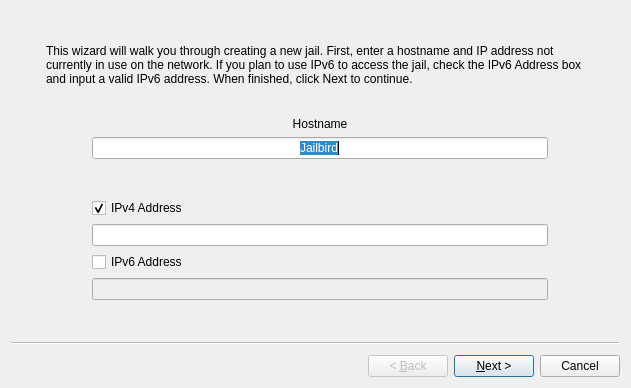
<?xml version="1.0" encoding="UTF-8"?>
<ui version="4.0">
 <class>wizardNewJail</class>
 <widget class="QWizard" name="wizardNewJail">
  <property name="geometry">
   <rect>
    <x>0</x>
    <y>0</y>
    <width>631</width>
    <height>388</height>
   </rect>
  </property>
  <property name="windowTitle">
   <string>New Jail Wizard</string>
  </property>
  <widget class="QWizardPage" name="Page_IP">
   <layout class="QGridLayout" name="gridLayout_2">
    <item row="0" column="0" rowspan="4">
     <layout class="QVBoxLayout" name="verticalLayout_3">
      <item>
       <widget class="QLabel" name="label_2">
        <property name="sizePolicy">
         <sizepolicy hsizetype="Fixed" vsizetype="Fixed">
          <horstretch>0</horstretch>
          <verstretch>0</verstretch>
         </sizepolicy>
        </property>
        <property name="maximumSize">
         <size>
          <width>55</width>
          <height>55</height>
         </size>
        </property>
        <property name="text">
         <string/>
        </property>
        <property name="pixmap">
         <pixmap resource="warden.qrc">:/cell.png</pixmap>
        </property>
        <property name="scaledContents">
         <bool>true</bool>
        </property>
        <property name="alignment">
         <set>Qt::AlignCenter</set>
        </property>
       </widget>
      </item>
      <item>
       <spacer name="verticalSpacer_10">
        <property name="orientation">
         <enum>Qt::Vertical</enum>
        </property>
        <property name="sizeHint" stdset="0">
         <size>
          <width>20</width>
          <height>40</height>
         </size>
        </property>
       </spacer>
      </item>
     </layout>
    </item>
    <item row="0" column="1" colspan="2">
     <spacer name="verticalSpacer">
      <property name="orientation">
       <enum>Qt::Vertical</enum>
      </property>
      <property name="sizeType">
       <enum>QSizePolicy::Fixed</enum>
      </property>
      <property name="sizeHint" stdset="0">
       <size>
        <width>387</width>
        <height>18</height>
       </size>
      </property>
     </spacer>
    </item>
    <item row="1" column="1" colspan="3">
     <widget class="QLabel" name="label">
      <property name="sizePolicy">
       <sizepolicy hsizetype="MinimumExpanding" vsizetype="Preferred">
        <horstretch>0</horstretch>
        <verstretch>0</verstretch>
       </sizepolicy>
      </property>
      <property name="text">
       <string>This wizard will walk you through creating a new jail. First, enter a hostname and IP address not currently in use on the network. If you plan to use IPv6 to access the jail, check the IPv6 Address box and input a valid IPv6 address. When finished, click Next to continue.</string>
      </property>
      <property name="alignment">
       <set>Qt::AlignLeading|Qt::AlignLeft|Qt::AlignTop</set>
      </property>
      <property name="wordWrap">
       <bool>true</bool>
      </property>
     </widget>
    </item>
    <item row="1" column="4" rowspan="3">
     <spacer name="horizontalSpacer_2">
      <property name="orientation">
       <enum>Qt::Horizontal</enum>
      </property>
      <property name="sizeType">
       <enum>QSizePolicy::Fixed</enum>
      </property>
      <property name="sizeHint" stdset="0">
       <size>
        <width>17</width>
        <height>256</height>
       </size>
      </property>
     </spacer>
    </item>
    <item row="2" column="1" colspan="3">
     <spacer name="verticalSpacer_3">
      <property name="orientation">
       <enum>Qt::Vertical</enum>
      </property>
      <property name="sizeType">
       <enum>QSizePolicy::Fixed</enum>
      </property>
      <property name="sizeHint" stdset="0">
       <size>
        <width>418</width>
        <height>25</height>
       </size>
      </property>
     </spacer>
    </item>
    <item row="3" column="1">
     <spacer name="horizontalSpacer">
      <property name="orientation">
       <enum>Qt::Horizontal</enum>
      </property>
      <property name="sizeType">
       <enum>QSizePolicy::Minimum</enum>
      </property>
      <property name="sizeHint" stdset="0">
       <size>
        <width>40</width>
        <height>58</height>
       </size>
      </property>
     </spacer>
    </item>
    <item row="3" column="2">
     <layout class="QGridLayout" name="gridLayout">
      <item row="0" column="0">
       <widget class="QLabel" name="textLabel1_2">
        <property name="text">
         <string>Hostname</string>
        </property>
        <property name="alignment">
         <set>Qt::AlignCenter</set>
        </property>
        <property name="wordWrap">
         <bool>false</bool>
        </property>
       </widget>
      </item>
      <item row="1" column="0">
       <widget class="QLineEdit" name="lineHost">
        <property name="text">
         <string>Jailbird</string>
        </property>
        <property name="alignment">
         <set>Qt::AlignHCenter</set>
        </property>
       </widget>
      </item>
      <item row="5" column="0">
       <widget class="QCheckBox" name="checkIPv6">
        <property name="text">
         <string>IPv6 Address</string>
        </property>
       </widget>
      </item>
      <item row="4" column="0">
       <widget class="QLineEdit" name="lineIP">
        <property name="enabled">
         <bool>true</bool>
        </property>
        <property name="inputMask">
         <string notr="true"/>
        </property>
        <property name="alignment">
         <set>Qt::AlignHCenter</set>
        </property>
       </widget>
      </item>
      <item row="3" column="0">
       <widget class="QCheckBox" name="checkIPv4">
        <property name="text">
         <string>IPv4 Address</string>
        </property>
        <property name="checked">
         <bool>true</bool>
        </property>
       </widget>
      </item>
      <item row="2" column="0">
       <spacer name="verticalSpacer_23">
        <property name="orientation">
         <enum>Qt::Vertical</enum>
        </property>
        <property name="sizeHint" stdset="0">
         <size>
          <width>20</width>
          <height>40</height>
         </size>
        </property>
       </spacer>
      </item>
      <item row="6" column="0">
       <widget class="QLineEdit" name="lineIP6">
        <property name="enabled">
         <bool>false</bool>
        </property>
       </widget>
      </item>
     </layout>
    </item>
    <item row="3" column="3">
     <spacer name="horizontalSpacer_3">
      <property name="orientation">
       <enum>Qt::Horizontal</enum>
      </property>
      <property name="sizeType">
       <enum>QSizePolicy::Minimum</enum>
      </property>
      <property name="sizeHint" stdset="0">
       <size>
        <width>40</width>
        <height>20</height>
       </size>
      </property>
     </spacer>
    </item>
    <item row="4" column="2">
     <spacer name="verticalSpacer_4">
      <property name="orientation">
       <enum>Qt::Vertical</enum>
      </property>
      <property name="sizeHint" stdset="0">
       <size>
        <width>335</width>
        <height>13</height>
       </size>
      </property>
     </spacer>
    </item>
    <item row="5" column="1">
     <widget class="QLabel" name="labelMessage">
      <property name="text">
       <string/>
      </property>
      <property name="alignment">
       <set>Qt::AlignCenter</set>
      </property>
     </widget>
    </item>
    <item row="6" column="1" colspan="3">
     <spacer name="verticalSpacer_2">
      <property name="orientation">
       <enum>Qt::Vertical</enum>
      </property>
      <property name="sizeHint" stdset="0">
       <size>
        <width>387</width>
        <height>22</height>
       </size>
      </property>
     </spacer>
    </item>
   </layout>
  </widget>
  <widget class="QWizardPage" name="Page_Type">
   <layout class="QGridLayout" name="gridLayout_4">
    <item row="0" column="0" rowspan="4">
     <layout class="QVBoxLayout" name="verticalLayout_6">
      <item>
       <widget class="QLabel" name="label_7">
        <property name="sizePolicy">
         <sizepolicy hsizetype="Fixed" vsizetype="Fixed">
          <horstretch>0</horstretch>
          <verstretch>0</verstretch>
         </sizepolicy>
        </property>
        <property name="maximumSize">
         <size>
          <width>55</width>
          <height>55</height>
         </size>
        </property>
        <property name="text">
         <string/>
        </property>
        <property name="pixmap">
         <pixmap resource="warden.qrc">:/cell.png</pixmap>
        </property>
        <property name="scaledContents">
         <bool>true</bool>
        </property>
        <property name="alignment">
         <set>Qt::AlignCenter</set>
        </property>
       </widget>
      </item>
      <item>
       <spacer name="verticalSpacer_14">
        <property name="orientation">
         <enum>Qt::Vertical</enum>
        </property>
        <property name="sizeHint" stdset="0">
         <size>
          <width>20</width>
          <height>40</height>
         </size>
        </property>
       </spacer>
      </item>
     </layout>
    </item>
    <item row="0" column="1">
     <spacer name="verticalSpacer_12">
      <property name="orientation">
       <enum>Qt::Vertical</enum>
      </property>
      <property name="sizeType">
       <enum>QSizePolicy::Fixed</enum>
      </property>
      <property name="sizeHint" stdset="0">
       <size>
        <width>387</width>
        <height>18</height>
       </size>
      </property>
     </spacer>
    </item>
    <item row="1" column="1">
     <widget class="QLabel" name="label_5">
      <property name="sizePolicy">
       <sizepolicy hsizetype="MinimumExpanding" vsizetype="Preferred">
        <horstretch>0</horstretch>
        <verstretch>0</verstretch>
       </sizepolicy>
      </property>
      <property name="text">
       <string>Please select the type of jail you want to create. </string>
      </property>
      <property name="alignment">
       <set>Qt::AlignLeading|Qt::AlignLeft|Qt::AlignTop</set>
      </property>
      <property name="wordWrap">
       <bool>true</bool>
      </property>
     </widget>
    </item>
    <item row="1" column="2" rowspan="3">
     <spacer name="horizontalSpacer_5">
      <property name="orientation">
       <enum>Qt::Horizontal</enum>
      </property>
      <property name="sizeType">
       <enum>QSizePolicy::Fixed</enum>
      </property>
      <property name="sizeHint" stdset="0">
       <size>
        <width>17</width>
        <height>256</height>
       </size>
      </property>
     </spacer>
    </item>
    <item row="2" column="1">
     <spacer name="verticalSpacer_8">
      <property name="orientation">
       <enum>Qt::Vertical</enum>
      </property>
      <property name="sizeType">
       <enum>QSizePolicy::Fixed</enum>
      </property>
      <property name="sizeHint" stdset="0">
       <size>
        <width>418</width>
        <height>25</height>
       </size>
      </property>
     </spacer>
    </item>
    <item row="3" column="1">
     <widget class="QGroupBox" name="groupBox">
      <property name="title">
       <string>Jail Type</string>
      </property>
      <layout class="QGridLayout" name="gridLayout_9">
       <item row="0" column="0">
        <widget class="QRadioButton" name="radioTraditionalJail">
         <property name="text">
          <string>Traditional Jail (Secure, best for services)</string>
         </property>
         <property name="checked">
          <bool>true</bool>
         </property>
        </widget>
       </item>
       <item row="1" column="0">
        <layout class="QGridLayout" name="gridLayout_3">
         <item row="0" column="0">
          <layout class="QHBoxLayout" name="horizontalLayout_2">
           <item>
            <spacer name="horizontalSpacer_10">
             <property name="orientation">
              <enum>Qt::Horizontal</enum>
             </property>
             <property name="sizeType">
              <enum>QSizePolicy::Fixed</enum>
             </property>
             <property name="sizeHint" stdset="0">
              <size>
               <width>20</width>
               <height>20</height>
              </size>
             </property>
            </spacer>
           </item>
           <item>
            <widget class="QCheckBox" name="checkPCBSDUtils">
             <property name="text">
              <string>Install PKGNG and PC-BSD utilities</string>
             </property>
             <property name="checked">
              <bool>true</bool>
             </property>
            </widget>
           </item>
          </layout>
         </item>
         <item row="1" column="0">
          <layout class="QHBoxLayout" name="horizontalLayout_4">
           <item>
            <spacer name="horizontalSpacer_12">
             <property name="orientation">
              <enum>Qt::Horizontal</enum>
             </property>
             <property name="sizeType">
              <enum>QSizePolicy::Fixed</enum>
             </property>
             <property name="sizeHint" stdset="0">
              <size>
               <width>20</width>
               <height>20</height>
              </size>
             </property>
            </spacer>
           </item>
           <item>
            <widget class="QLabel" name="label_9">
             <property name="text">
              <string>Jail Version</string>
             </property>
            </widget>
           </item>
          </layout>
         </item>
         <item row="2" column="0">
          <layout class="QHBoxLayout" name="horizontalLayout_3">
           <item>
            <spacer name="horizontalSpacer_11">
             <property name="orientation">
              <enum>Qt::Horizontal</enum>
             </property>
             <property name="sizeType">
              <enum>QSizePolicy::Fixed</enum>
             </property>
             <property name="sizeHint" stdset="0">
              <size>
               <width>20</width>
               <height>20</height>
              </size>
             </property>
            </spacer>
           </item>
           <item>
            <widget class="QComboBox" name="comboTemplate"/>
           </item>
          </layout>
         </item>
        </layout>
       </item>
       <item row="2" column="0">
        <widget class="QRadioButton" name="radioPortsJail">
         <property name="text">
          <string>Ports Jail (Insecure, allows running X applications)</string>
         </property>
        </widget>
       </item>
       <item row="3" column="0">
        <widget class="QRadioButton" name="radioLinuxJail">
         <property name="text">
          <string>Linux Jail (Run Linux within a jail) - Experimental!</string>
         </property>
        </widget>
       </item>
      </layout>
     </widget>
    </item>
    <item row="4" column="1">
     <spacer name="verticalSpacer_9">
      <property name="orientation">
       <enum>Qt::Vertical</enum>
      </property>
      <property name="sizeHint" stdset="0">
       <size>
        <width>348</width>
        <height>151</height>
       </size>
      </property>
     </spacer>
    </item>
   </layout>
  </widget>
  <widget class="QWizardPage" name="Page_Root">
   <layout class="QGridLayout" name="gridLayout_5">
    <item row="0" column="0" rowspan="5">
     <layout class="QVBoxLayout" name="verticalLayout_4">
      <item>
       <widget class="QLabel" name="label_4">
        <property name="sizePolicy">
         <sizepolicy hsizetype="Fixed" vsizetype="Fixed">
          <horstretch>0</horstretch>
          <verstretch>0</verstretch>
         </sizepolicy>
        </property>
        <property name="maximumSize">
         <size>
          <width>55</width>
          <height>55</height>
         </size>
        </property>
        <property name="text">
         <string/>
        </property>
        <property name="pixmap">
         <pixmap resource="warden.qrc">:/cell.png</pixmap>
        </property>
        <property name="scaledContents">
         <bool>true</bool>
        </property>
        <property name="alignment">
         <set>Qt::AlignCenter</set>
        </property>
       </widget>
      </item>
      <item>
       <spacer name="verticalSpacer_11">
        <property name="orientation">
         <enum>Qt::Vertical</enum>
        </property>
        <property name="sizeHint" stdset="0">
         <size>
          <width>20</width>
          <height>40</height>
         </size>
        </property>
       </spacer>
      </item>
     </layout>
    </item>
    <item row="0" column="1" colspan="3">
     <spacer name="verticalSpacer_7">
      <property name="orientation">
       <enum>Qt::Vertical</enum>
      </property>
      <property name="sizeType">
       <enum>QSizePolicy::Fixed</enum>
      </property>
      <property name="sizeHint" stdset="0">
       <size>
        <width>387</width>
        <height>18</height>
       </size>
      </property>
     </spacer>
    </item>
    <item row="1" column="1" colspan="3">
     <widget class="QLabel" name="label_3">
      <property name="sizePolicy">
       <sizepolicy hsizetype="MinimumExpanding" vsizetype="Preferred">
        <horstretch>0</horstretch>
        <verstretch>0</verstretch>
       </sizepolicy>
      </property>
      <property name="text">
       <string>Next enter the root password for this jail. </string>
      </property>
      <property name="alignment">
       <set>Qt::AlignLeading|Qt::AlignLeft|Qt::AlignTop</set>
      </property>
      <property name="wordWrap">
       <bool>true</bool>
      </property>
     </widget>
    </item>
    <item row="1" column="4" rowspan="4">
     <spacer name="horizontalSpacer_4">
      <property name="orientation">
       <enum>Qt::Horizontal</enum>
      </property>
      <property name="sizeType">
       <enum>QSizePolicy::Fixed</enum>
      </property>
      <property name="sizeHint" stdset="0">
       <size>
        <width>17</width>
        <height>256</height>
       </size>
      </property>
     </spacer>
    </item>
    <item row="2" column="1" colspan="3">
     <spacer name="verticalSpacer_5">
      <property name="orientation">
       <enum>Qt::Vertical</enum>
      </property>
      <property name="sizeType">
       <enum>QSizePolicy::Fixed</enum>
      </property>
      <property name="sizeHint" stdset="0">
       <size>
        <width>418</width>
        <height>25</height>
       </size>
      </property>
     </spacer>
    </item>
    <item row="3" column="1">
     <spacer name="horizontalSpacer_6">
      <property name="orientation">
       <enum>Qt::Horizontal</enum>
      </property>
      <property name="sizeType">
       <enum>QSizePolicy::Minimum</enum>
      </property>
      <property name="sizeHint" stdset="0">
       <size>
        <width>100</width>
        <height>20</height>
       </size>
      </property>
     </spacer>
    </item>
    <item row="3" column="2">
     <layout class="QVBoxLayout" name="verticalLayout_2">
      <item>
       <layout class="QVBoxLayout" name="_3">
        <item>
         <widget class="QLabel" name="textLabel2">
          <property name="text">
           <string>Root Password</string>
          </property>
          <property name="alignment">
           <set>Qt::AlignCenter</set>
          </property>
          <property name="wordWrap">
           <bool>false</bool>
          </property>
         </widget>
        </item>
        <item>
         <widget class="QLineEdit" name="lineRoot">
          <property name="echoMode">
           <enum>QLineEdit::Password</enum>
          </property>
         </widget>
        </item>
       </layout>
      </item>
      <item>
       <spacer name="verticalSpacer_15">
        <property name="orientation">
         <enum>Qt::Vertical</enum>
        </property>
        <property name="sizeHint" stdset="0">
         <size>
          <width>20</width>
          <height>13</height>
         </size>
        </property>
       </spacer>
      </item>
      <item>
       <layout class="QVBoxLayout" name="_5">
        <item>
         <widget class="QLabel" name="textLabel2_2">
          <property name="text">
           <string>Root Password (Confirm)</string>
          </property>
          <property name="alignment">
           <set>Qt::AlignCenter</set>
          </property>
          <property name="wordWrap">
           <bool>false</bool>
          </property>
         </widget>
        </item>
        <item>
         <widget class="QLineEdit" name="lineRoot2">
          <property name="sizePolicy">
           <sizepolicy hsizetype="Expanding" vsizetype="Fixed">
            <horstretch>0</horstretch>
            <verstretch>0</verstretch>
           </sizepolicy>
          </property>
          <property name="echoMode">
           <enum>QLineEdit::Password</enum>
          </property>
         </widget>
        </item>
       </layout>
      </item>
     </layout>
    </item>
    <item row="3" column="3">
     <spacer name="horizontalSpacer_7">
      <property name="orientation">
       <enum>Qt::Horizontal</enum>
      </property>
      <property name="sizeType">
       <enum>QSizePolicy::Minimum</enum>
      </property>
      <property name="sizeHint" stdset="0">
       <size>
        <width>100</width>
        <height>20</height>
       </size>
      </property>
     </spacer>
    </item>
    <item row="4" column="1" colspan="3">
     <spacer name="verticalSpacer_6">
      <property name="orientation">
       <enum>Qt::Vertical</enum>
      </property>
      <property name="sizeHint" stdset="0">
       <size>
        <width>387</width>
        <height>111</height>
       </size>
      </property>
     </spacer>
    </item>
   </layout>
  </widget>
  <widget class="QWizardPage" name="Page_Linux">
   <layout class="QGridLayout" name="gridLayout_8">
    <item row="0" column="0" rowspan="7">
     <layout class="QVBoxLayout" name="verticalLayout_5">
      <item>
       <widget class="QLabel" name="label_6">
        <property name="sizePolicy">
         <sizepolicy hsizetype="Fixed" vsizetype="Fixed">
          <horstretch>0</horstretch>
          <verstretch>0</verstretch>
         </sizepolicy>
        </property>
        <property name="maximumSize">
         <size>
          <width>55</width>
          <height>55</height>
         </size>
        </property>
        <property name="text">
         <string/>
        </property>
        <property name="pixmap">
         <pixmap resource="warden.qrc">:/cell.png</pixmap>
        </property>
        <property name="scaledContents">
         <bool>true</bool>
        </property>
        <property name="alignment">
         <set>Qt::AlignCenter</set>
        </property>
       </widget>
      </item>
      <item>
       <spacer name="verticalSpacer_13">
        <property name="orientation">
         <enum>Qt::Vertical</enum>
        </property>
        <property name="sizeHint" stdset="0">
         <size>
          <width>20</width>
          <height>40</height>
         </size>
        </property>
       </spacer>
      </item>
     </layout>
    </item>
    <item row="0" column="1">
     <spacer name="verticalSpacer_21">
      <property name="orientation">
       <enum>Qt::Vertical</enum>
      </property>
      <property name="sizeType">
       <enum>QSizePolicy::Fixed</enum>
      </property>
      <property name="sizeHint" stdset="0">
       <size>
        <width>387</width>
        <height>18</height>
       </size>
      </property>
     </spacer>
    </item>
    <item row="1" column="1">
     <widget class="QLabel" name="label_10">
      <property name="sizePolicy">
       <sizepolicy hsizetype="MinimumExpanding" vsizetype="Preferred">
        <horstretch>0</horstretch>
        <verstretch>0</verstretch>
       </sizepolicy>
      </property>
      <property name="text">
       <string>Please select the Linux install script to use for this jail.</string>
      </property>
      <property name="alignment">
       <set>Qt::AlignLeading|Qt::AlignLeft|Qt::AlignTop</set>
      </property>
      <property name="wordWrap">
       <bool>true</bool>
      </property>
     </widget>
    </item>
    <item row="2" column="1">
     <spacer name="verticalSpacer_20">
      <property name="orientation">
       <enum>Qt::Vertical</enum>
      </property>
      <property name="sizeType">
       <enum>QSizePolicy::Fixed</enum>
      </property>
      <property name="sizeHint" stdset="0">
       <size>
        <width>418</width>
        <height>25</height>
       </size>
      </property>
     </spacer>
    </item>
    <item row="3" column="1">
     <widget class="QLabel" name="label_11">
      <property name="text">
       <string/>
      </property>
      <property name="wordWrap">
       <bool>true</bool>
      </property>
     </widget>
    </item>
    <item row="4" column="1">
     <layout class="QHBoxLayout" name="horizontalLayout">
      <item>
       <widget class="QLineEdit" name="lineLinuxScript">
        <property name="readOnly">
         <bool>true</bool>
        </property>
       </widget>
      </item>
      <item>
       <widget class="QPushButton" name="pushLinuxScript">
        <property name="sizePolicy">
         <sizepolicy hsizetype="Fixed" vsizetype="Fixed">
          <horstretch>0</horstretch>
          <verstretch>0</verstretch>
         </sizepolicy>
        </property>
        <property name="text">
         <string/>
        </property>
        <property name="icon">
         <iconset resource="warden.qrc">
          <normaloff>:/folder.png</normaloff>:/folder.png</iconset>
        </property>
       </widget>
      </item>
     </layout>
    </item>
    <item row="5" column="1">
     <spacer name="verticalSpacer_22">
      <property name="orientation">
       <enum>Qt::Vertical</enum>
      </property>
      <property name="sizeHint" stdset="0">
       <size>
        <width>20</width>
        <height>145</height>
       </size>
      </property>
     </spacer>
    </item>
    <item row="6" column="1">
     <spacer name="horizontalSpacer_9">
      <property name="orientation">
       <enum>Qt::Horizontal</enum>
      </property>
      <property name="sizeHint" stdset="0">
       <size>
        <width>458</width>
        <height>20</height>
       </size>
      </property>
     </spacer>
    </item>
   </layout>
  </widget>
  <widget class="QWizardPage" name="Page_Opts">
   <layout class="QGridLayout" name="gridLayout_7">
    <item row="0" column="0" rowspan="5">
     <layout class="QVBoxLayout" name="verticalLayout_7">
      <item>
       <widget class="QLabel" name="label_8">
        <property name="sizePolicy">
         <sizepolicy hsizetype="Fixed" vsizetype="Fixed">
          <horstretch>0</horstretch>
          <verstretch>0</verstretch>
         </sizepolicy>
        </property>
        <property name="maximumSize">
         <size>
          <width>55</width>
          <height>55</height>
         </size>
        </property>
        <property name="text">
         <string/>
        </property>
        <property name="pixmap">
         <pixmap resource="warden.qrc">:/cell.png</pixmap>
        </property>
        <property name="scaledContents">
         <bool>true</bool>
        </property>
        <property name="alignment">
         <set>Qt::AlignCenter</set>
        </property>
       </widget>
      </item>
      <item>
       <spacer name="verticalSpacer_18">
        <property name="orientation">
         <enum>Qt::Vertical</enum>
        </property>
        <property name="sizeHint" stdset="0">
         <size>
          <width>20</width>
          <height>40</height>
         </size>
        </property>
       </spacer>
      </item>
     </layout>
    </item>
    <item row="0" column="1">
     <spacer name="verticalSpacer_19">
      <property name="orientation">
       <enum>Qt::Vertical</enum>
      </property>
      <property name="sizeType">
       <enum>QSizePolicy::Fixed</enum>
      </property>
      <property name="sizeHint" stdset="0">
       <size>
        <width>387</width>
        <height>18</height>
       </size>
      </property>
     </spacer>
    </item>
    <item row="1" column="1">
     <widget class="QLabel" name="labelConfirm">
      <property name="sizePolicy">
       <sizepolicy hsizetype="MinimumExpanding" vsizetype="Preferred">
        <horstretch>0</horstretch>
        <verstretch>0</verstretch>
       </sizepolicy>
      </property>
      <property name="text">
       <string>Please take a moment and set any other options for this jail. Note that including the system source option requires that they be present in /usr/src. </string>
      </property>
      <property name="alignment">
       <set>Qt::AlignLeading|Qt::AlignLeft|Qt::AlignTop</set>
      </property>
      <property name="wordWrap">
       <bool>true</bool>
      </property>
     </widget>
    </item>
    <item row="1" column="2" rowspan="4">
     <spacer name="horizontalSpacer_8">
      <property name="orientation">
       <enum>Qt::Horizontal</enum>
      </property>
      <property name="sizeType">
       <enum>QSizePolicy::Fixed</enum>
      </property>
      <property name="sizeHint" stdset="0">
       <size>
        <width>17</width>
        <height>256</height>
       </size>
      </property>
     </spacer>
    </item>
    <item row="2" column="1">
     <spacer name="verticalSpacer_16">
      <property name="orientation">
       <enum>Qt::Vertical</enum>
      </property>
      <property name="sizeType">
       <enum>QSizePolicy::Fixed</enum>
      </property>
      <property name="sizeHint" stdset="0">
       <size>
        <width>418</width>
        <height>25</height>
       </size>
      </property>
     </spacer>
    </item>
    <item row="3" column="1">
     <widget class="QGroupBox" name="groupBox_2">
      <property name="title">
       <string>Jail Options</string>
      </property>
      <layout class="QGridLayout" name="gridLayout_6">
       <item row="0" column="0">
        <widget class="QCheckBox" name="checkSystemSource">
         <property name="text">
          <string>Include system source</string>
         </property>
        </widget>
       </item>
       <item row="1" column="0">
        <widget class="QCheckBox" name="checkPortsTree">
         <property name="text">
          <string>Include ports tree</string>
         </property>
        </widget>
       </item>
       <item row="2" column="0">
        <widget class="QCheckBox" name="checkAutostart">
         <property name="text">
          <string>Start jail at system bootup</string>
         </property>
        </widget>
       </item>
      </layout>
     </widget>
    </item>
    <item row="4" column="1">
     <spacer name="verticalSpacer_17">
      <property name="orientation">
       <enum>Qt::Vertical</enum>
      </property>
      <property name="sizeHint" stdset="0">
       <size>
        <width>387</width>
        <height>96</height>
       </size>
      </property>
     </spacer>
    </item>
   </layout>
  </widget>
 </widget>
 <resources>
  <include location="warden.qrc"/>
 </resources>
 <connections/>
</ui>
